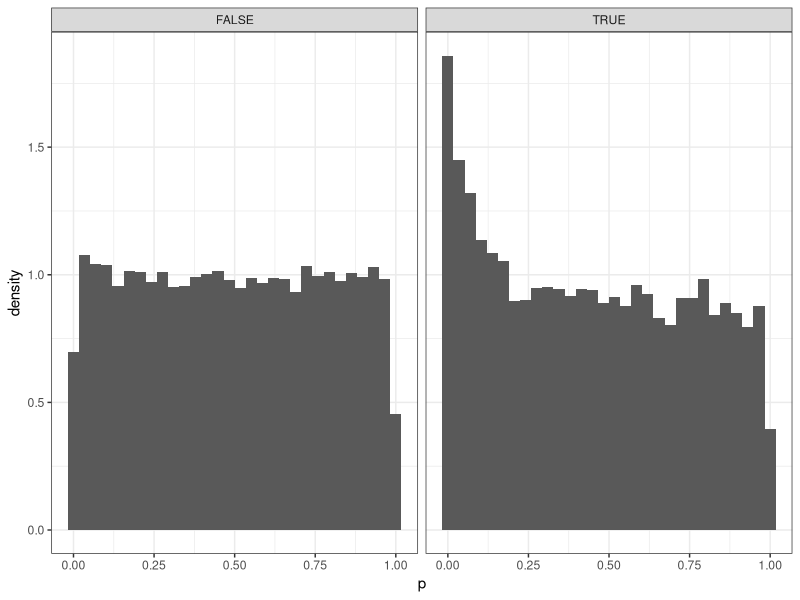
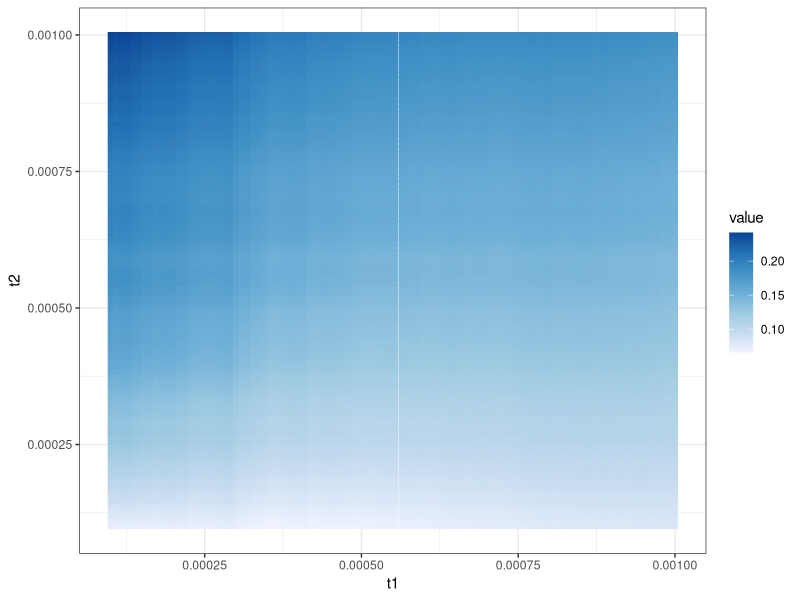
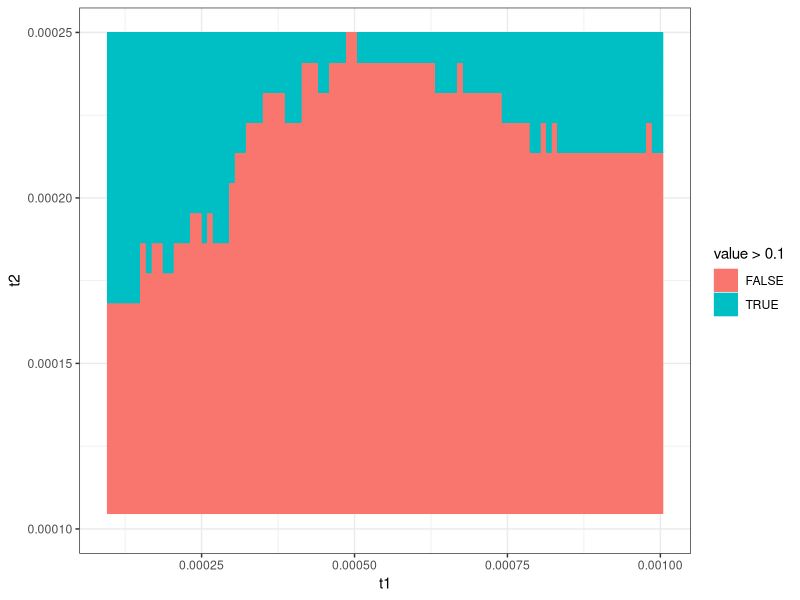

The R script that drew these images, in order:
## ---- chunk 1
knitr::opts_chunk$set(echo = TRUE, message = FALSE, warning = FALSE)
## ---- chunk 2
library(tidyverse)
theme_set(theme_bw())
## ---- chunk 3
matnorm <- function(N, D, mu = 0, sigma = 1) {
  rnorm(N * D, mu, sigma) |>
    matrix(N, D)
}

matbern <- function(J, prob) {
  rbinom(prod(J), 1, prob) |>
    matrix(J[1], J[2])
}

estimate_fdr <- function(p_values, thresholds) {
  m <- sapply(p_values, length)
  R <- map2_dbl(p_values, thresholds, ~ mean(.x < .y))
  sum(m * thresholds) / sum(m * R)
}

estimate_fdr_vec <- function(p_values, thresholds) {
  fdp_hat <- matrix(0, length(thresholds), length(thresholds))
  
  for (t1 in seq_along(thresholds)) {
    for (t2 in seq_along(thresholds)) {
      fdp_hat[t1, t2] <- estimate_fdr(p_list, c(thresholds[t1], thresholds[t2]))
    }
  }
  
  as_tibble(fdp_hat) |>
    mutate(ix1 = row_number()) |>
    pivot_longer(-ix1, names_to = "ix2") |>
    mutate(
      ix2 = as.integer(str_extract(ix2, "[0-9]+")),
      t1 = thresholds[ix1],
      t2 = thresholds[ix2],
    )
}

## ---- chunk 4
N <- 50
J <- c(200, 200)
hyper <- list(a = .2, h = 10)
## ---- chunk 5
x <- sample(0:1, N * J[1], replace = TRUE) |>
  matrix(N, J[1])

dists <- abs(outer((1:J[1])/J[1], (1:J[2])/J[2], "-"))
prob <- hyper$a * exp(-hyper$h * dists)
beta <- matbern(J, prob)
y <- x %*% beta + matnorm(N, J[2])
## ---- chunk 6
p_values <- matrix(0, J[1], J[2])

for (j1 in seq_len(J[1])) {
  if (j1 %% 10 == 0) {
    print(j1)
  }

  for (j2 in seq_len(J[2])) {
    p_values[j1, j2] <- cor.test(y[, j2], x[, j1])$p.value
  }
}
## ---- chunk 7
p_df <- as_tibble(p_values) |>
  mutate(J1 = row_number()) |>
  pivot_longer(-J1, names_to = "J2", values_to = "p") |>
  mutate(
    J1_frac = as.integer(J1) / J[1],
    J2_frac = as.integer(str_extract(J2, "[0-9]+")) / J[2],
    dist = abs(J1_frac - J2_frac)
  )

ggplot(p_df) +
  geom_histogram(aes(p, stat(density))) +
  facet_wrap(~ dist < 0.1) 
## ---- chunk 8
p_list <- list(p_values[dists < 0.1], p_values[dists >= 0.1])
thresholds <- seq(1e-4, 1e-3, length.out = 100)
fdp_df <- estimate_fdr_vec(p_list, thresholds)
## ---- chunk 9
ggplot(fdp_df) +
  geom_tile(aes(t1, t2, fill = value, col = value)) +
  scale_fill_distiller(direction = 1) +
  scale_color_distiller(direction = 1)

ggplot(fdp_df) +
  geom_tile(aes(t1, t2, fill = value > 0.1, col = value > 0.1)) +
  ylim(1e-4, 0.00025)
## ---- chunk 10

